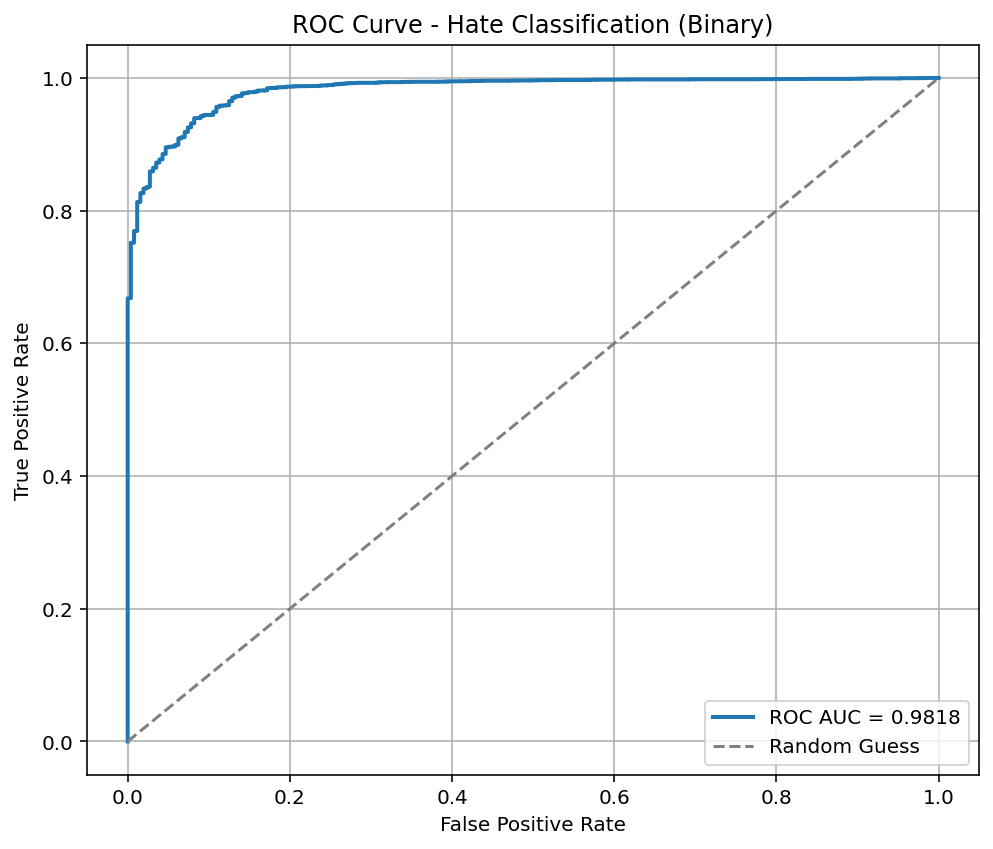

The script that drew this image:
import pandas as pd
import torch
import numpy as np
from sklearn.model_selection import train_test_split
from sklearn.preprocessing import LabelEncoder, label_binarize
from sklearn.metrics import roc_auc_score, roc_curve
from transformers import AutoTokenizer, AutoModelForSequenceClassification
from datasets import Dataset
import matplotlib.pyplot as plt
from torch.nn.functional import softmax

# MODELİ YÜKLE
# Hate modelinizi yüklemek için yolu güncelledik
model_path = "./roberta_hate_final_model"
model = AutoModelForSequenceClassification.from_pretrained(model_path)
tokenizer = AutoTokenizer.from_pretrained(model_path)
device = "cuda" if torch.cuda.is_available() else "cpu"
model = model.to(device)
model.eval() # Modeli değerlendirme moduna al

# VERİYİ YÜKLE
df = pd.read_excel("../MonkeyPox.xlsx")
# 'Sentiment' yerine 'Hate' sütununu kullanıyoruz
df = df[['Translated Post Description', 'Hate']].dropna()
df['Translated Post Description'] = df['Translated Post Description'].apply(lambda x: " ".join(str(x).split()[:250]))
df['Hate'] = df['Hate'].str.lower().str.strip()

# LABEL ENCODE
le = LabelEncoder()
df['label'] = le.fit_transform(df['Hate'])

# TEST VERİSİ
X_train, X_test, y_train, y_test = train_test_split(
    df['Translated Post Description'],
    df['label'],
    test_size=0.1,
    stratify=df['label'],
    random_state=42
)

# TOKENİZASYON
test_ds = Dataset.from_dict({"text": X_test.tolist(), "label": y_test.tolist()})
test_ds = test_ds.map(lambda x: tokenizer(x['text'], padding="max_length", truncation=True, max_length=512), batched=True)

# MODEL İLE TAHMİN
all_logits = []
model.eval() # Modeli değerlendirme moduna al
with torch.no_grad(): # Gradyan hesaplamalarını devre dışı bırak (bellek ve hız için)
    # Batch boyutunu modelin eğitiminde kullanılan batch boyutuyla uyumlu tutmak iyi bir uygulamadır.
    # Burada 16 olarak ayarlı, eğitimde 8 kullanıyorduk. 8 olarak değiştirebiliriz.
    batch_size_inference = 8 # Eğitimdeki batch boyutunu kullanmak daha tutarlı olabilir
    for i in range(0, len(test_ds), batch_size_inference):
        batch = test_ds[i:i+batch_size_inference]
        inputs = {
            'input_ids': torch.tensor(batch['input_ids']).to(model.device),
            'attention_mask': torch.tensor(batch['attention_mask']).to(model.device)
        }
        outputs = model(**inputs)
        all_logits.append(outputs.logits.cpu().numpy())

# SONUÇLARI HAZIRLA
all_logits = np.concatenate(all_logits, axis=0)
probs = softmax(torch.tensor(all_logits), dim=1).numpy()
num_labels = model.config.num_labels

# ROC AUC Eğrisi Çizimi
if num_labels == 2:
    # İkili sınıflandırma (hate ve not hate) için ROC AUC
    auc = roc_auc_score(y_test, probs[:, 1])
    fpr, tpr, _ = roc_curve(y_test, probs[:, 1])
    
    plt.figure(figsize=(7, 6))
    plt.plot(fpr, tpr, label=f"ROC AUC = {auc:.4f}", linewidth=2)
    plt.plot([0, 1], [0, 1], linestyle="--", color="gray", label="Random Guess")
    plt.xlabel("False Positive Rate")
    plt.ylabel("True Positive Rate")
    plt.title("ROC Curve - Hate Classification (Binary)") # Başlığı güncelledik
    plt.legend()
    plt.grid(True)
    plt.tight_layout()
    plt.show()

else:
    # Çoklu sınıflandırma için ROC AUC (eğer 2'den fazla sınıf olsaydı)
    y_test_binarized = label_binarize(y_test, classes=np.arange(num_labels))
    auc = roc_auc_score(y_test_binarized, probs, multi_class="ovo", average="macro")

    plt.figure(figsize=(8, 6))
    for i in range(num_labels):
        fpr, tpr, _ = roc_curve(y_test_binarized[:, i], probs[:, i])
        # Sınıf isimlerini le.classes_ ile alıyoruz
        plt.plot(fpr, tpr, label=f"{le.classes_[i]} (AUC: {roc_auc_score(y_test_binarized[:, i], probs[:, i]):.3f})")
    plt.plot([0, 1], [0, 1], 'k--', label="Random Guess")
    plt.xlabel("False Positive Rate")
    plt.ylabel("True Positive Rate")
    plt.title("ROC Curve - Hate Classification (Multi-Class)") # Başlığı güncelledik
    plt.legend()
    plt.grid(True)
    plt.tight_layout()
    plt.show()

print(f"\n✅ ROC AUC Skoru (macro average): {auc:.4f}")
